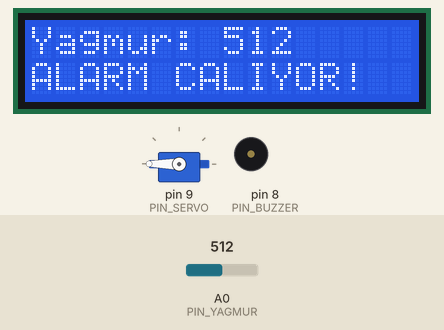
Simulated run of this sketch. Board: Arduino Uno, built with avr-gcc and run on an emulated ATmega328P. Parts: 16×2 character LCD, servo, buzzer (waves = sounding, pin HIGH). The test bench sets the inputs (shaded band); at power-on: A0 (PIN_YAGMUR) = 512. What the sketch prints to the serial monitor is not drawn.

Above: at 2.2 s.
2.3 s: A0 (PIN_YAGMUR) set to 587
At 2.49 s:
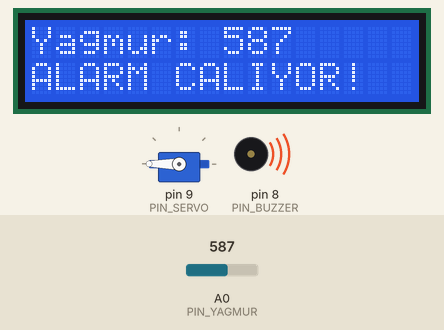
3.8 s: A0 (PIN_YAGMUR) set to 610
At 5.1 s:
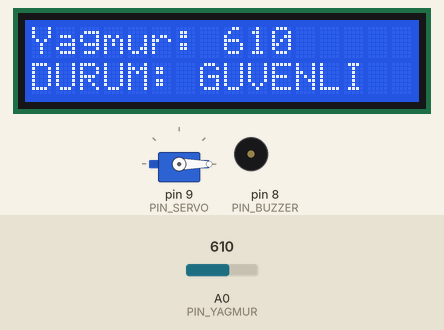
5.6 s: A0 (PIN_YAGMUR) set to 590
At 5.8 s:
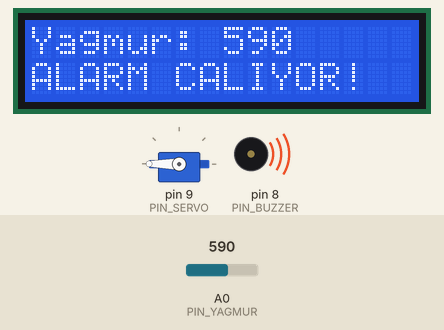
Timing chart, 0 to 13.2 s (numbered marks = the images above; inputs shaded):
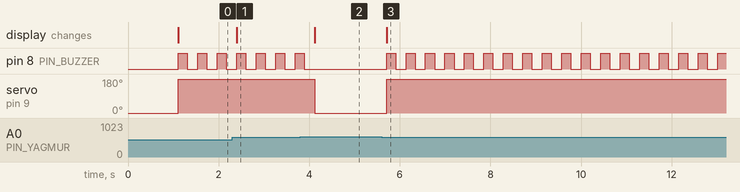

Measured:
- the behaviour switches between 599 and 600 on A0 (PIN_YAGMUR) (found by bisection; images 1 and 2)
- after the input at 2.3 s, the display: changes after 0.10 s (image 1)
- after the input at 3.8 s, pin 8 (PIN_BUZZER): goes on until 3.9 s, then stays LOW; servo on pin 9 (PIN_SERVO): 180° → 0° after 0.32 s; the display: changes after 0.32 s (image 2)
- after the input at 5.6 s, pin 8 (PIN_BUZZER): alternates HIGH for 0.20 s and LOW for 0.23 s, starting after 0.11 s; servo on pin 9 (PIN_SERVO): 0° → 180° after 0.11 s; the display: changes after 0.11 s (image 3)
- by itself, pin 8 (PIN_BUZZER): alternates HIGH for 0.20 s and LOW for 0.23 s

The sketch:

yagmursensor_ekranI2C_servo_buzzer.ino
```cpp
#include <Wire.h>
#include <LiquidCrystal_I2C.h>
#include <Servo.h>

// --- DONANIM AYARLARI ---
const int PIN_YAGMUR = A0;
const int PIN_SERVO  = 9;
const int PIN_BUZZER = 8;     // Buzzer'ın (+) ucu buraya

const int ESIK_DEGER = 600;

LiquidCrystal_I2C lcd(0x27, 16, 2);
Servo pencereServosu;

int yagmurDegeri = 0;

void setup() {
  Serial.begin(9600);

  lcd.init();
  lcd.backlight();

  pencereServosu.attach(PIN_SERVO);
  pencereServosu.write(0); // Başlangıç: Açık

  pinMode(PIN_BUZZER, OUTPUT);
  digitalWrite(PIN_BUZZER, LOW); // Başlangıçta sustur

  lcd.setCursor(0, 0);
  lcd.print("Sistem Hazir");
  delay(1000);
  lcd.clear();
}

void loop() {
  yagmurDegeri = analogRead(PIN_YAGMUR);

  // Serial Monitor İzleme
  Serial.print("Deger: ");
  Serial.print(yagmurDegeri);

  // EKRAN SABİT KISIMLAR
  lcd.setCursor(0, 0);
  lcd.print("Yagmur: ");
  lcd.print(yagmurDegeri);
  lcd.print("   ");

  lcd.setCursor(0, 1);

  if (yagmurDegeri < ESIK_DEGER) {
    // --- YAĞMUR VAR (ALARM MODU) ---
    Serial.println(" -> ALARM! YAGMUR VAR");
    lcd.print("ALARM CALIYOR!  ");

    // 1. Pencereyi Kapat
    pencereServosu.write(180);

    // 2. Kesik Kesik Alarm (Bip - Bip)
    digitalWrite(PIN_BUZZER, HIGH); // Ses Ver
    delay(200);                     // 0.2 saniye bekle
    digitalWrite(PIN_BUZZER, LOW);  // Sesi Kes
    delay(200);                     // 0.2 saniye bekle

    // Not: Loop döndüğü sürece bu "Aç-Kapa" işlemi tekrar eder.

  } else {
    // --- YAĞMUR YOK (NORMAL MOD) ---
    Serial.println(" -> Hava Normal");
    lcd.print("DURUM: GUVENLI  ");

    // 1. Pencereyi Aç
    pencereServosu.write(0);

    // 2. Buzzer Emin Olmak İçin Sustur
    digitalWrite(PIN_BUZZER, LOW);

    delay(500); // Normal modda biraz daha yavaş akabilir
  }
}
```
